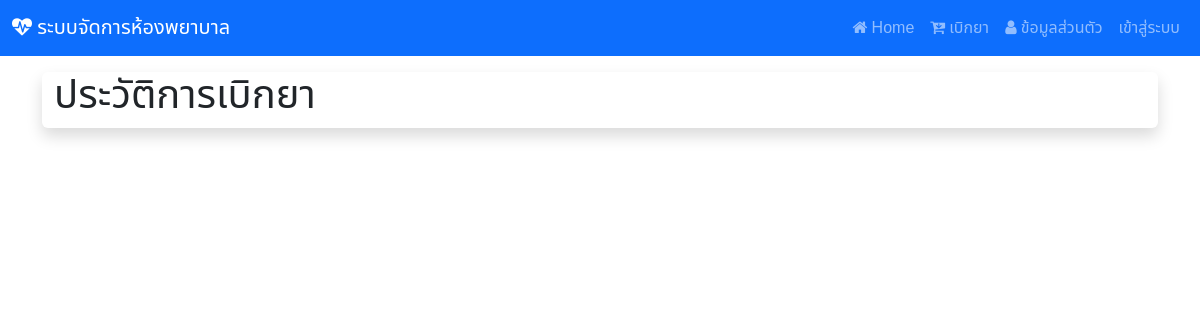
/medication_history/, run on an earlier commit of the app's database.
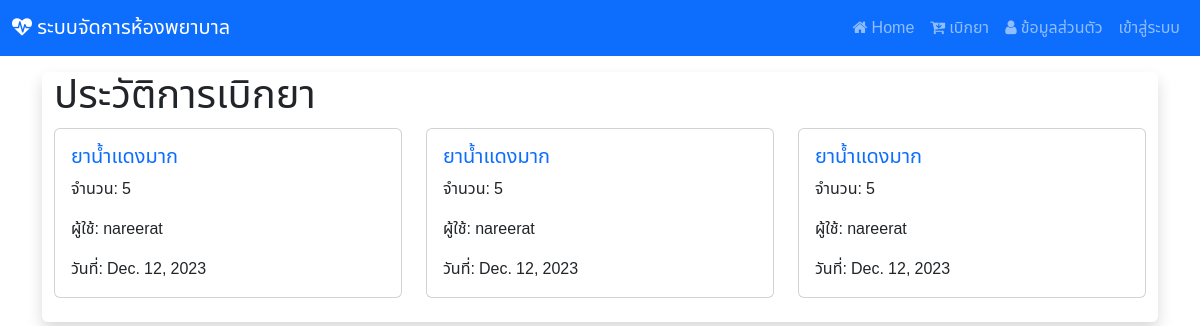
And on a later commit of the database.
### hospital_app/models.py (models this page shows)
class MedicationHistory(models.Model):
    drug_name = models.CharField(max_length=255)
    quantity = models.IntegerField()
    user = models.ForeignKey(User, on_delete=models.CASCADE)
    date = models.DateField(auto_now_add=True)

### hospital_app/views.py (the view)
# urls.py: path('medication_history/', views.view_medication_history, name='medication_history'),
def view_medication_history(request):
    medication_history = MedicationHistory.objects.all()
    context = {"medication_history": medication_history}
    return render(request, 'medication_history.html', context)

### hospital_app/templates/medication_history.html (shortened to what this page needs)
{% extends "base.html" %} {% block content %}
<div
  class="container-fluid my-3 justify-content-center align-items-center shadow rounded"
>
    <h1>ประวัติการเบิกยา</h1>
    <div class="row">
      {% for record in medication_history %}
      <div class="col-md-4 mb-4">
        <div class="card">
          <div class="card-body">
            <h5 class="card-title text-primary">{{ record.drug_name }}</h5>
            <p class="card-text">จำนวน: {{ record.quantity }}</p>
            <p class="card-text">ผู้ใช้: {{ record.user.username }}</p>
            <p class="card-text">วันที่: {{ record.date }}</p>
          </div>
        </div>
      </div>
      {% endfor %}
    </div>
  {% endblock %}

### hospital_app/templates/base.html (shortened to what this page needs)
<!DOCTYPE html>
<html>
  <head>
    {% load bootstrap5 %} {% bootstrap_css %} {% bootstrap_javascript %}
    <link rel="stylesheet" href="path/to/font-awesome/css/font-awesome.min.css">
    <link
      href="https://maxcdn.bootstrapcdn.com/font-awesome/4.7.0/css/font-awesome.min.css"
      rel="stylesheet"
    />
  </head>
  <body>
    <nav class="navbar navbar-expand-lg navbar-dark bg-primary">
      <div class="container-fluid">
        <a class="navbar-brand" href="/"><i class="fa fa-heartbeat" aria-hidden="true"></i>
        ระบบจัดการห้องพยาบาล
        </a>
        <div class="collapse navbar-collapse" id="navbarNav">
          <ul class="navbar-nav ms-auto">
            <li class="nav-item">
              <a class="nav-link" href="/">
                <i class="fa fa-home" aria-hidden="true"></i>
                Home</a>
            </li>
            <li class="nav-item">
              <a class="nav-link" href="/buy_drug">
                <i class="fa fa-cart-arrow-down" aria-hidden="true"></i>
                เบิกยา</a>
            </li>
            <li class="nav-item">
              <a class="nav-link" href="/edit_profile">
                <i class="fa fa-user" aria-hidden="true"></i>
                ข้อมูลส่วนตัว</a>
            </li>
            {% if user.is_authenticated %}
            <li class="nav-item">
              <a class="nav-link" href="logout">ออกจากระบบ</a>
            </li>
            {% else %}
            <li class="nav-item">
              <a class="nav-link" href="/login">เข้าสู่ระบบ</a>
            </li>
            {% endif %}
          </ul>
        </div>
      </div>
    </nav>
    <div class="container">
      {% block content%}
      {% endblock %}
    </div>
  </body>
</html>

### hospital_app/templates/base.html (style rules this page uses)
body { font-family: "Noto Sans Thai", sans-serif; }

What changed in the data, as far as the page shows it:
added MedicationHistory: drug_name "ยาน้ำแดงมาก", quantity "5", user.username "nareerat", date "Dec. 12, 2023"
added MedicationHistory: drug_name "ยาน้ำแดงมาก", quantity "5", user.username "nareerat", date "Dec. 12, 2023"
added MedicationHistory: drug_name "ยาน้ำแดงมาก", quantity "5", user.username "nareerat", date "Dec. 12, 2023"
